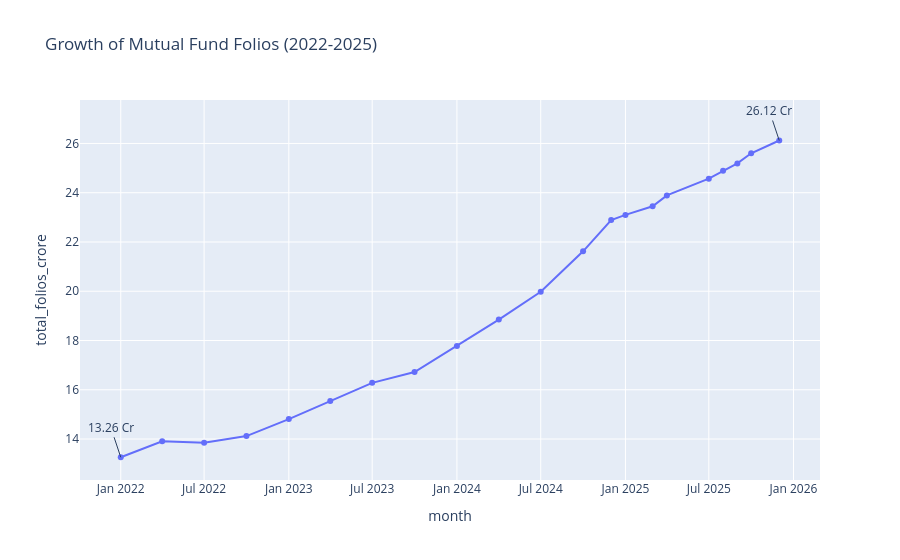

This figure's notebook cell:
### Code cell
fig.update_layout(
    annotations=[]
)

### Figure 1 — Plotly figure (JSON) as saved in the notebook; plotly's stock layout.template omitted (floating-point values rounded to 4 significant figures)
{"data": [{"hovertemplate": "month=%{x}<br>total_folios_crore=%{y}<extra></extra>", "legendgroup": "", "line": {"color": "#636efa", "dash": "solid"}, "marker": {"symbol": "circle"}, "mode": "lines+markers", "name": "", "orientation": "v", "showlegend": false, "type": "scatter", "x": ["2022-01-01T00:00:00.000000", "2022-04-01T00:00:00.000000", "2022-07-01T00:00:00.000000", "2022-10-01T00:00:00.000000", "2023-01-01T00:00:00.000000", "2023-04-01T00:00:00.000000", "2023-07-01T00:00:00.000000", "2023-10-01T00:00:00.000000", "2024-01-01T00:00:00.000000", "2024-04-01T00:00:00.000000", "2024-07-01T00:00:00.000000", "2024-10-01T00:00:00.000000", "2024-12-01T00:00:00.000000", "2025-01-01T00:00:00.000000", "2025-03-01T00:00:00.000000", "2025-04-01T00:00:00.000000", "2025-07-01T00:00:00.000000", "2025-08-01T00:00:00.000000", "2025-09-01T00:00:00.000000", "2025-10-01T00:00:00.000000", "2025-12-01T00:00:00.000000"], "xaxis": "x", "y": [13.26, 13.91, 13.85, 14.12, 14.81, 15.54, 16.28, 16.72, 17.78, 18.85, 19.98, 21.62, 22.89, 23.1, 23.45, 23.89, 24.57, 24.89, 25.19, 25.6, 26.12], "yaxis": "y"}], "layout": {"annotations": [{"showarrow": true, "text": "13.26 Cr", "x": "2022-01-01T00:00:00", "y": 13.26}, {"showarrow": true, "text": "26.12 Cr", "x": "2025-12-01T00:00:00", "y": 26.12}], "legend": {"tracegroupgap": 0}, "title": {"text": "Growth of Mutual Fund Folios (2022-2025)"}, "xaxis": {"anchor": "y", "domain": [0, 1], "title": {"text": "month"}}, "yaxis": {"anchor": "x", "domain": [0, 1], "title": {"text": "total_folios_crore"}}}}
